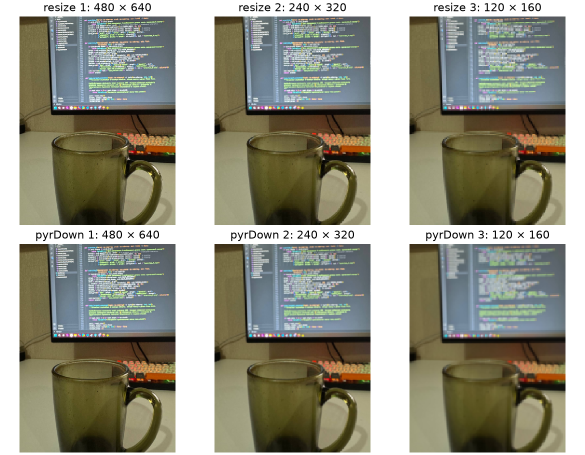
#> input picture mmkz/task3/results/exercise_12.png, 1170 x 910 px (shown at 1/2 size)
$ python -i lab_filters.py   (imports and definitions only)   (older library calls are emulated)
#> lines starting #> are read from the running program, lines starting #| are printed output that depends on the picture
#> further down, picture is the input picture: shape (910, 1170, 3); mean B, G, R 133.1, 147.9, 148.6
from pathlib import Path

import cv2
import numpy as np
from matplotlib import pyplot as plt


# [1 line not run here, left out]

FOLDER = Path(__file__).resolve().parent
RESULTS = FOLDER / "results"


# [5 lines left out: function read_image, not called in this run]


def save_grid(filename, images, columns):
    rows = (len(images) + columns - 1) // columns
    fig, axes = plt.subplots(rows, columns, figsize=(3 * columns, 3.5 * rows),
                             squeeze=False, layout="constrained")
    for axis in axes.flat:
        axis.axis("off")
    for axis, (title, image) in zip(axes.flat, images):
        if image.ndim == 3:
            axis.imshow(cv2.cvtColor(image, cv2.COLOR_BGR2RGB), interpolation="nearest")
        else:
            axis.imshow(image, cmap="gray", vmin=0, vmax=255, interpolation="nearest")
        axis.set_title(title)
    fig.savefig(RESULTS / filename, dpi=130)
    plt.close(fig)


# [89 lines left out: functions exercise_12, exercise_13, exercise_14, line_response, exercise_15, not called in this run]


def exercise_16(image):
    source = image.astype(np.float32)
    kernel = np.array([[1, 2, 1], [2, 4, 2], [1, 2, 1]], dtype=np.float32) / 16
    row = np.array([[1, 2, 1]], dtype=np.float32) / 4
    direct = cv2.filter2D(source, -1, kernel)
    horizontal = cv2.filter2D(source, -1, row)
    separated = cv2.filter2D(horizontal, -1, row.T)
    difference = np.abs(direct - separated).max()
#> difference = 0
    save_grid("exercise_16.png", [
        ("Исходное изображение", image),
        ("Ядро 3 × 3", np.rint(direct).astype(np.uint8)),
        (f"Строка и столбец\nМакс. разность: {difference:g}", np.rint(separated).astype(np.uint8)),
    ], 3)
#> in save_grid, `fig.savefig(RESULTS / filename, dpi=130)`:
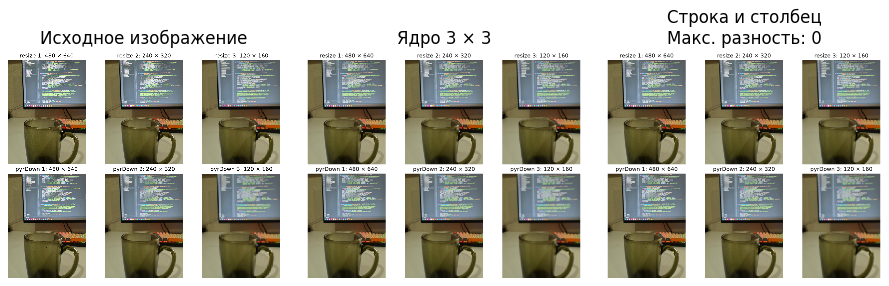
#> figure drawn by matplotlib, 3 panels


# [34 lines left out: functions exercise_18, main, not called in this run]


# [2 lines not run here, left out]

>>> import cv2
>>> picture = cv2.imread('results/exercise_12.png')
>>> result = exercise_16(picture)
